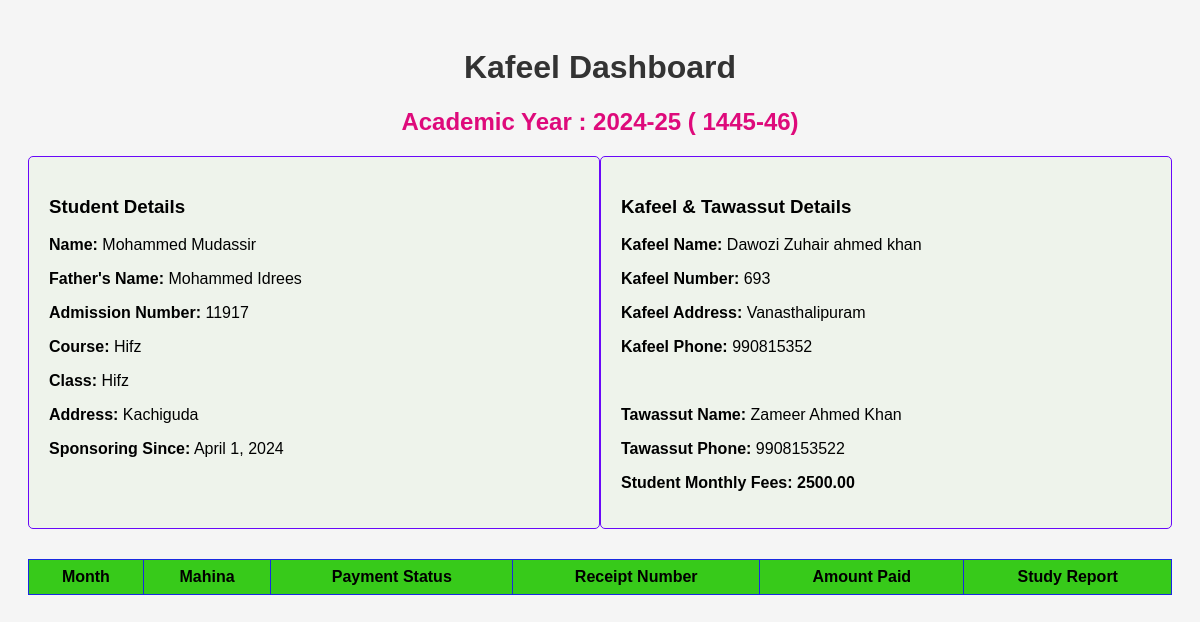
Page /complete_details/11917/11917/ on the committed database.
### kifalat/models.py (models this page shows, shortened)
class Student(models.Model):
    admission_number = models.CharField(max_length=20, primary_key=True)
    name = models.CharField(max_length=255)
    father_name = models.CharField(max_length=255)
    phone = models.CharField(max_length=10)
    address = models.TextField()
    course = models.ForeignKey(Course, on_delete=models.CASCADE)
    class_field = models.ForeignKey(Class, on_delete=models.CASCADE)
    section = models.ForeignKey(Section, on_delete=models.CASCADE)
    kafeel = models.ForeignKey(Kafeel, on_delete=models.CASCADE)
    sponsoring_since = models.DateField(null=True)
    monthly_fees = models.DecimalField(max_digits=10, decimal_places=2, default=0.0)
    total_fees = models.DecimalField(max_digits=10, decimal_places=2, default=0.0)
    STATUS_CHOICES = [
        ('Active', 'Active'),
        ('Deactive', 'Deactive'),
        ('Dropped Out', 'Dropped Out'),
        ('Course Complete', 'Course Complete'),
    ]
    status = models.CharField(max_length=20, choices=STATUS_CHOICES, default='Active')

class Course(models.Model):
    name = models.CharField(max_length=255)
    def __str__(self):
        return self.name

class Class(models.Model):
    name = models.CharField(max_length=255)
    def __str__(self):
        return self.name

class Kafeel(models.Model):
    number = models.IntegerField(unique=True, primary_key=True)
    name = models.CharField(max_length=255)
    phone = models.CharField(max_length=10)
    address = models.TextField()
    tawassut = models.ForeignKey(Tawassut, on_delete=models.SET_NULL, null=True)
    STATUS_CHOICES = [
        ('Active', 'Active'),
        ('Deactive', 'Deactive'),
    ]
    status = models.CharField(max_length=20, choices=STATUS_CHOICES, default='Active')
    monthly_amount = models.DecimalField(max_digits=10, decimal_places=2, default=0.0)
    def __str__(self):
        return self.name

class Tawassut(models.Model):
    name = models.CharField(max_length=255)
    phone = models.CharField(max_length=10)
    address = models.TextField()

### kifalat/views.py (the view)
# urls.py: path('complete_details/<int:kafeel_id>/<int:admission_number>/', complete_details, name='complete_details'),
def complete_details(request, kafeel_id, admission_number):
    student = get_object_or_404(Student, admission_number=admission_number)
    records = Record.objects.filter(student=student)
    return render(request, 'complete_details.html', {'student': student, 'records': records})

### kifalat/templates/complete_details.html (shortened to what this page needs)
<!DOCTYPE html>
<html lang="en">
<head>
</head>
<body>
    <h1>Kafeel Dashboard  {{ kafeel.number }} </h1>
    <h2>Academic Year  : 2024-25  ( 1445-46)</h2>
    <div class="student-details-section">
        <div class="student-details-card">
            <h3>Student Details</h3>
            <p><strong>Name:</strong> {{ student.name }}</p>
            <p><strong>Father's Name:</strong> {{ student.father_name }}</p>
            <p><strong>Admission Number:</strong> {{ student.admission_number }}</p>
            <p><strong>Course:</strong> {{ student.course }}</p>
            <p><strong>Class:</strong> {{ student.class_field}}</p>
            <p><strong>Address:</strong> {{ student.address }}</p>
            <p><strong>Sponsoring Since:</strong> {{ student.sponsoring_since }}</p>
        </div>
        <div class="student-details-card">
            <h3>Kafeel & Tawassut Details</h3>
            <p><strong>Kafeel Name:</strong> {{ student.kafeel }}</p>
            <p><strong>Kafeel Number:</strong> {{ student.kafeel.number }}</p>
            <p><strong>Kafeel Address:</strong> {{ student.kafeel.address }}</p>
            <p><strong>Kafeel Phone:</strong> {{ student.kafeel.phone }}</p>
            <br>
            <p><strong>Tawassut Name:</strong> {{ student.kafeel.tawassut.name }}</p>
            <p><strong>Tawassut Phone:</strong> {{ student.kafeel.tawassut.phone }}</p>
            <p><strong>Student Monthly Fees:</strong> <strong>{{ student.monthly_fees }}</strong></p>
        </div>
    </div>
<table class="monthly-progress-table">
    <thead>
        <tr>
            <th>Month</th>
            <th>Mahina</th>
            <th>Payment Status</th>
            <th>Receipt Number</th>
            <th>Amount Paid</th>
            <th>Study Report</th>
        </tr>
    </thead>
</table>

### kifalat/templates/complete_details.html (style rules this page uses)
body { font-family: Arial, sans-serif; padding: 20px; background-color: #f5f5f5; }
h1 { color: #333; text-align: center; }
h2 { color: #de0a7b; text-align: center; }
.student-details-section { margin-top: 20px; display: flex; justify-content: space-between; }
.student-details-card { width: 48%; background-color: #eef3eb; border: 1px solid #6908f9; border-radius: 5px; padding: 20px; margin-bottom: 20px; }
.monthly-progress-table { width: 100%; border-collapse: collapse; margin-top: 10px; }
.monthly-progress-table th, .monthly-progress-table td { padding: 8px; border: 1px solid #1929e1; text-align: center; }
.monthly-progress-table th { background-color: #37ca1a; }

### rows in the picture
Student: name "Mohammed Mudassir", father_name "Mohammed Idrees", admission_number "11917", course "Hifz", class_field "Hifz", address "Kachiguda", sponsoring_since "April 1, 2024", kafeel "Dawozi Zuhair ahmed khan", kafeel.number "693", kafeel.address "Vanasthalipuram", kafeel.phone "990815352", kafeel.tawassut.name "Zameer Ahmed Khan", kafeel.tawassut.phone "9908153522", monthly_fees "2500.00"
